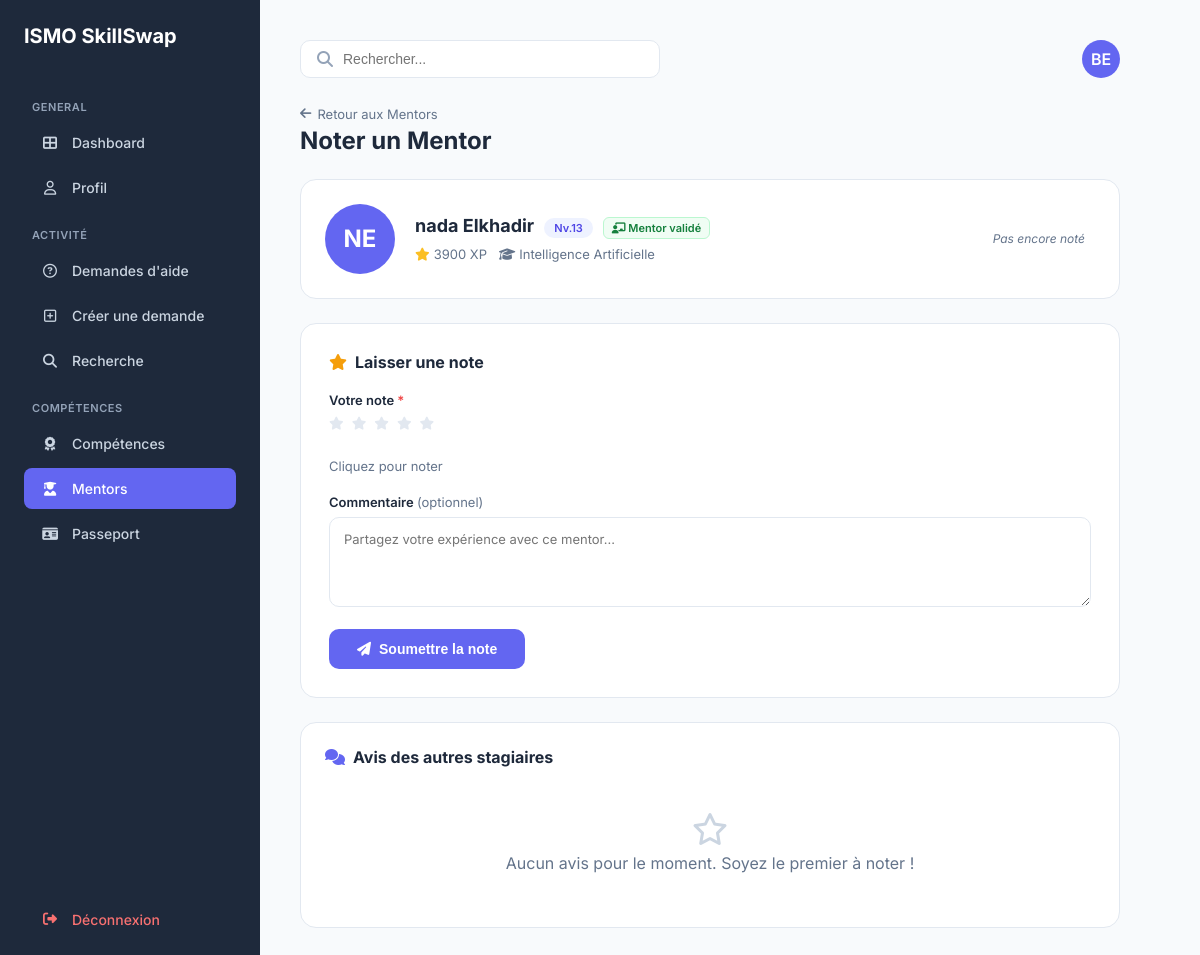
/notation.php?id_mentor=17 (signed in), run on the app's committed database.
### tables this page shows
CREATE TABLE `utilisateur` (
  `id_utilisateur` int NOT NULL,
  `nom_uti` varchar(50) DEFAULT NULL,
  `prenom_uti` varchar(50) DEFAULT NULL,
  `email_uti` varchar(100) DEFAULT NULL,
  `pwd_uti` varchar(255) DEFAULT NULL,
  `role` enum('stagiaire','formateur','admin') DEFAULT NULL,
  `photo` varchar(255) DEFAULT 'default.png',
  `is_verified` tinyint(1) DEFAULT '0'
);

CREATE TABLE `stagiaire` (
  `id_utilisateur` int NOT NULL,
  `cef` varchar(50) DEFAULT NULL,
  `filiere` varchar(50) DEFAULT NULL,
  `score_global` int DEFAULT '0',
  `disponibilite` tinyint(1) DEFAULT '1',
  `id_passeport` int DEFAULT NULL
);

### notation.php (the view, shortened to what this page needs)
<?php
require_once 'config.php';
$userId   = $_SESSION['user_id'];
$id_mentor = (int)($_GET['id_mentor'] ?? 0);
$stmtM = $pdo->prepare(
    "SELECT u.id_utilisateur, u.prenom_uti, u.nom_uti, s.score_global, s.filiere
     FROM utilisateur u
     JOIN stagiaire s ON u.id_utilisateur = s.id_utilisateur
     WHERE u.id_utilisateur = ? AND u.role = 'stagiaire'"
);
$stmtM->execute([$id_mentor]);
$mentor = $stmtM->fetch();
$stmtU = $pdo->prepare("SELECT prenom_uti, nom_uti FROM utilisateur WHERE id_utilisateur = ?");
$stmtU->execute([$userId]);
$currentUser = $stmtU->fetch();
$initials    = strtoupper(substr($currentUser['prenom_uti'], 0, 1) . substr($currentUser['nom_uti'], 0, 1));
$mentorInit  = strtoupper(substr($mentor['prenom_uti'], 0, 1) . substr($mentor['nom_uti'], 0, 1));
$mentorLevel = max(1, floor(($mentor['score_global'] ?? 0) / 300));
$chkDouble = $pdo->prepare("SELECT id_note FROM notation WHERE id_donneur = ? AND id_receveur = ?");
$chkDouble->execute([$userId, $id_mentor]);
$existingNote = $chkDouble->fetch();
$stmtAvg = $pdo->prepare("SELECT ROUND(AVG(score),1) AS moy, COUNT(*) AS nb FROM notation WHERE id_receveur = ?");
$stmtAvg->execute([$id_mentor]);
$avgData = $stmtAvg->fetch();
$stmtNotes = $pdo->prepare(
    "SELECT n.score, n.commentaires, n.date_note, u.prenom_uti, u.nom_uti
     FROM notation n
     JOIN utilisateur u ON n.id_donneur = u.id_utilisateur
     WHERE n.id_receveur = ?
     ORDER BY n.date_note DESC"
);
$stmtNotes->execute([$id_mentor]);
$allNotes = $stmtNotes->fetchAll(PDO::FETCH_ASSOC);
?>
<!DOCTYPE html>
<html lang="fr">
<head>
    <link rel="stylesheet" href="https://cdnjs.cloudflare.com/ajax/libs/font-awesome/6.4.0/css/all.min.css">
</head>
<body>
<aside class="sidebar">
    <h1>ISMO SkillSwap</h1>
    <p class="menu-title">GENERAL</p>
    <nav>
        <a href="dashboard.php"     class="menu-item"><i class="fas fa-th-large"></i>        <span>Dashboard</span></a>
        <a href="profil.php"        class="menu-item"><i class="far fa-user"></i>            <span>Profil</span></a>
        <p class="menu-title">ACTIVITÉ</p>
        <a href="demandes_aide.php" class="menu-item"><i class="far fa-question-circle"></i> <span>Demandes d'aide</span></a>
        <a href="creer_demande.php" class="menu-item"><i class="far fa-plus-square"></i>     <span>Créer une demande</span></a>
        <a href="recherche.php"     class="menu-item"><i class="fas fa-search"></i>           <span>Recherche</span></a>
        <p class="menu-title">COMPÉTENCES</p>
        <a href="competence.php"    class="menu-item"><i class="fas fa-award"></i>            <span>Compétences</span></a>
        <a href="mentors.php"       class="menu-item active"><i class="fas fa-user-graduate"></i> <span>Mentors</span></a>
        <a href="passport.php"      class="menu-item"><i class="fas fa-id-card"></i>          <span>Passeport</span></a>
    </nav>
    <div style="margin-top:auto;">
        <a href="logout.php" class="menu-item" style="color:#f87171;"><i class="fas fa-sign-out-alt"></i> <span>Déconnexion</span></a>
    </div>
</aside>
<main class="main">
    <header>
        <div class="search-box">
            <i class="fas fa-search" style="color:#94a3b8;"></i>
            <input type="text" placeholder="Rechercher...">
        </div>
        <a href="profil.php" class="avatar-top"><?php echo $initials; ?></a>
    </header>
    <div>
        <a href="mentors.php" class="back-link"><i class="fas fa-arrow-left"></i> Retour aux Mentors</a>
        <h1 class="page-title">Noter un Mentor</h1>
    </div>
    <div class="mentor-profile">
        <div class="m-avatar"><?php echo $mentorInit; ?></div>
        <div style="flex:1;">
            <div style="display:flex; align-items:center; gap:10px; flex-wrap:wrap; margin-bottom:6px;">
                <div class="m-name"><?php echo htmlspecialchars($mentor['prenom_uti'] . ' ' . $mentor['nom_uti']); ?></div>
                <span class="m-badge">Nv.<?php echo $mentorLevel; ?></span>
                <span class="mentor-badge"><i class="fas fa-chalkboard-teacher"></i> Mentor validé</span>
            </div>
            <div class="m-meta">
                <span><i class="fas fa-star" style="color:#fbbf24;"></i><?php echo $mentor['score_global'] ?? 0; ?> XP</span>
                <span><i class="fas fa-graduation-cap"></i><?php echo htmlspecialchars($mentor['filiere'] ?? ''); ?></span>
            </div>
        </div>
        <?php if ($avgData && $avgData['nb'] > 0): ?>
        <div class="avg-box">
            <div>
                <div class="avg-num"><?php echo $avgData['moy']; ?><span style="font-size:14px; color:var(--text-muted);">/5</span></div>
                <div class="nb-avis"><?php echo $avgData['nb']; ?> avis</div>
            </div>
            <div>
                <div class="stars-display">
                    <?php for ($i=1; $i<=5; $i++) echo $i <= round($avgData['moy']) ? '<i class="fas fa-star"></i>' : '<i class="far fa-star"></i>'; ?>
                </div>
            </div>
        </div>
        <?php else: ?>
        <div style="font-size:12px; color:var(--text-muted); font-style:italic; padding: 10px;">Pas encore noté</div>
        <?php endif; ?>
    </div>
    <div class="notation-card">
        <h3>
            <i class="fas fa-star" style="color:var(--yellow);"></i>
            <?php echo $existingNote ? 'Modifier votre note' : 'Laisser une note'; ?>
        </h3>
        <form method="POST" action="notation.php?id_mentor=<?php echo $id_mentor; ?>">
            <div class="form-group">
                <label>Votre note <span style="color:var(--red);">*</span></label>
                <div class="star-rating" id="starRating">
                    <?php for ($i = 5; $i >= 1; $i--): ?>
                    <label for="star<?php echo $i; ?>" title="<?php echo $i; ?> étoile(s)">
                        <i class="fas fa-star"></i>
                    </label>
                    <?php endfor; ?>
                </div>
                <div class="star-label" id="starLabel">Cliquez pour noter</div>
            </div>
            <div class="form-group">
                <label>Commentaire <span style="color:var(--text-muted); font-weight:400;">(optionnel)</span></label>
                <textarea name="commentaire" placeholder="Partagez votre expérience avec ce mentor..."><?php echo $existingNote ? '' : ''; ?></textarea>
            </div>
            <button type="submit" class="btn-submit">
                <i class="fas fa-paper-plane"></i>
                <?php echo $existingNote ? 'Mettre à jour la note' : 'Soumettre la note'; ?>
            </button>
        </form>
    </div>
    <div class="avis-card">
        <h3>
            <i class="fas fa-comments" style="color:var(--primary);"></i>
            Avis des autres stagiaires
        </h3>
        <?php if (empty($allNotes)): ?>
            <div class="empty-notes">
                <i class="far fa-star"></i>
                <p>Aucun avis pour le moment. Soyez le premier à noter !</p>
            </div>
        <?php endif; ?>
    </div>
</main>
</body>
</html>

### notation.php (style rules this page uses)
:root { --sidebar-bg: #1e293b; --primary: #6366f1; --primary-hover: #4f46e5; --main-bg: #f8fafc; --border: #e2e8f0; --text-main: #1e293b; --text-muted: #64748b; --green: #22c55e; --yellow: #f59e0b; --red: #ef4444; }
* { box-sizing: border-box; margin: 0; padding: 0; }
body { display: flex; background: var(--main-bg); font-family: 'Inter', sans-serif; min-height: 100vh; color: var(--text-main); }
.sidebar { width: 260px; background: var(--sidebar-bg); color: white; padding: 24px; display: flex; flex-direction: column; flex-shrink: 0; }
.sidebar h1 { font-size: 20px; font-weight: 700; margin-bottom: 32px; }
.menu-title { font-size: 11px; color: #94a3b8; text-transform: uppercase; letter-spacing: .05em; margin: 20px 0 8px 8px; font-weight: 600; }
.menu-item { display: flex; align-items: center; text-decoration: none; color: #cbd5e1; padding: 12px 16px; border-radius: 8px; margin-bottom: 4px; font-size: 14px; font-weight: 500; }
.menu-item i { margin-right: 12px; width: 20px; text-align: center; }
.menu-item:hover, .menu-item.active { background: var(--primary); color: white; }
.main { flex: 1; padding: 40px; display: flex; flex-direction: column; gap: 24px; overflow-y: auto; max-width: 900px; }
header { display: flex; justify-content: space-between; align-items: center; }
.search-box { background: white; padding: 10px 16px; border-radius: 10px; border: 1px solid var(--border); flex: 1; max-width: 360px; display: flex; align-items: center; }
.search-box input { border: none; outline: none; margin-left: 10px; width: 100%; font-size: 14px; }
.avatar-top { width: 38px; height: 38px; background: var(--primary); color: white; border-radius: 50%; display: flex; align-items: center; justify-content: center; font-weight: 600; text-decoration: none; }
.page-title { font-size: 24px; font-weight: 700; }
.back-link { display: inline-flex; align-items: center; gap: 6px; color: var(--text-muted); font-size: 13px; text-decoration: none; margin-bottom: 4px; }
.mentor-profile { background: white; border-radius: 16px; border: 1px solid var(--border); padding: 24px; display: flex; gap: 20px; align-items: center; }
.m-avatar { width: 70px; height: 70px; border-radius: 50%; background: var(--primary); color: white; display: flex; align-items: center; justify-content: center; font-size: 24px; font-weight: 700; flex-shrink: 0; }
.m-name { font-size: 18px; font-weight: 700; margin-bottom: 4px; }
.m-meta { font-size: 13px; color: var(--text-muted); display: flex; gap: 12px; flex-wrap: wrap; }
.m-meta span { display: flex; align-items: center; gap: 4px; }
.m-badge { display: inline-flex; align-items: center; gap: 5px; background: #eef2ff; color: #4f46e5; padding: 3px 10px; border-radius: 20px; font-size: 11px; font-weight: 600; }
.mentor-badge { background: #f0fdf4; color: #15803d; font-size: 11px; padding: 3px 8px; border-radius: 6px; font-weight: 600; border: 1px solid #bbf7d0; }
.notation-card { background: white; border-radius: 16px; border: 1px solid var(--border); padding: 28px; }
.notation-card h3 { font-size: 16px; font-weight: 700; margin-bottom: 20px; display: flex; align-items: center; gap: 8px; }
.star-rating { display: flex; gap: 8px; margin-bottom: 20px; }
.star-rating label { font-size: 36px; color: #e2e8f0; cursor: pointer; transition: color 0.15s, transform 0.15s; }
.star-rating { flex-direction: row-reverse; justify-content: flex-end; }
.star-label { font-size: 13px; color: var(--text-muted); margin-bottom: 16px; height: 18px; }
.form-group { margin-bottom: 18px; }
.form-group label { display: block; font-size: 13px; font-weight: 600; margin-bottom: 7px; }
.form-group textarea, .form-group select { width: 100%; padding: 11px 14px; border: 1px solid var(--border); border-radius: 10px; font-size: 13px; font-family: inherit; outline: none; transition: 0.2s; }
.form-group textarea { resize: vertical; min-height: 90px; line-height: 1.6; }
.btn-submit { background: var(--primary); color: white; border: none; padding: 12px 28px; border-radius: 10px; font-size: 14px; font-weight: 600; cursor: pointer; display: flex; align-items: center; gap: 8px; }
.avis-card { background: white; border-radius: 16px; border: 1px solid var(--border); padding: 24px; }
.avis-card h3 { font-size: 16px; font-weight: 700; margin-bottom: 16px; display: flex; align-items: center; gap: 8px; }
.empty-notes { text-align: center; padding: 30px; color: var(--text-muted); }
.empty-notes i { font-size: 32px; color: #cbd5e1; display: block; margin-bottom: 8px; }

### data on the page
utilisateur: initials "BE"
stagiaire: id_utilisateur.nom_uti "NE", id_utilisateur.nom_uti "nada Elkhadir", score_global "13", score_global "3900", filiere "Intelligence Artificielle"
